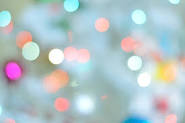
#> input picture BackgroundFilter/download.jpg, 185 x 123 px
$ python BackgroundFilter.py
#> lines starting #> are read from the running program, lines starting #| are printed output that depends on the picture
import cv2
import numpy as np

video = cv2.VideoCapture(0)
background_image = cv2.imread("download.jpg")
#> background_image is the input picture: shape (123, 185, 3); mean B, G, R 201.1, 197.3, 180.2


background_image = cv2.resize(background_image, (640, 480))  # Adjust the size as needed
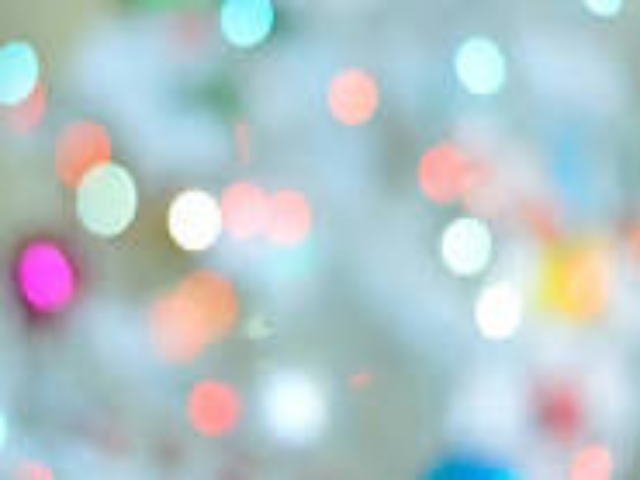
#> background_image: shape (480, 640, 3); mean B, G, R 200.9, 197.2, 180.1


while True:

    ret, frame = video.read()
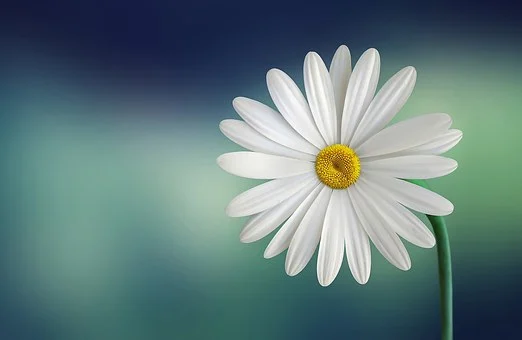
#> input picture Cartoonifer/marguerite-729510__340.webp, 522 x 340 px, given in place of the camera
#> frame is the input picture: shape (340, 522, 3); mean B, G, R 123.7, 122.7, 97.4
    mask = cv2.createBackgroundSubtractorMOG2().apply(frame)
#> mask: shape (340, 522); every value is 127

    # Invert the mask to get the foreground
    foreground = cv2.bitwise_and(frame, frame, mask=mask)

    # Resize the mask to match the background image
    mask = cv2.resize(mask, (background_image.shape[1], background_image.shape[0]))
#> mask: shape (480, 640); every value is 127

    # Convert the mask to the appropriate data type
    mask = np.uint8(mask)

    # Apply the inverse mask to the background image
    background = cv2.bitwise_and(background_image, background_image, mask=cv2.bitwise_not(mask))

    # Combine the foreground and background
#> (the run stopped early here; a loop or call above may not have finished)
